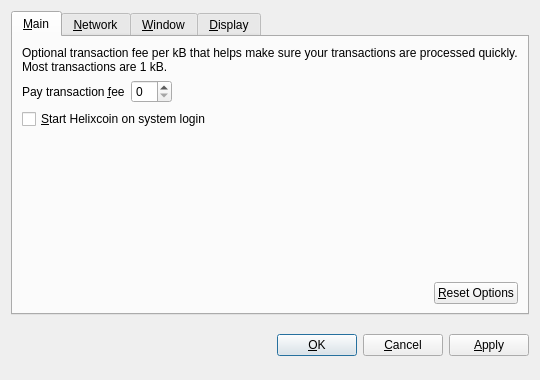
<?xml version="1.0" encoding="UTF-8"?>
<ui version="4.0">
 <class>OptionsDialog</class>
 <widget class="QDialog" name="OptionsDialog">
  <property name="geometry">
   <rect>
    <x>0</x>
    <y>0</y>
    <width>540</width>
    <height>380</height>
   </rect>
  </property>
  <property name="windowTitle">
   <string>Options</string>
  </property>
  <property name="modal">
   <bool>true</bool>
  </property>
  <layout class="QVBoxLayout" name="verticalLayout">
   <item>
    <widget class="QTabWidget" name="tabWidget">
     <property name="tabPosition">
      <enum>QTabWidget::North</enum>
     </property>
     <property name="currentIndex">
      <number>0</number>
     </property>
     <widget class="QWidget" name="tabMain">
      <attribute name="title">
       <string>&amp;Main</string>
      </attribute>
      <layout class="QVBoxLayout" name="verticalLayout_Main">
       <item>
        <widget class="QLabel" name="transactionFeeInfoLabel">
         <property name="text">
          <string>Optional transaction fee per kB that helps make sure your transactions are processed quickly. Most transactions are 1 kB.</string>
         </property>
         <property name="textFormat">
          <enum>Qt::PlainText</enum>
         </property>
         <property name="wordWrap">
          <bool>true</bool>
         </property>
        </widget>
       </item>
       <item>
        <layout class="QHBoxLayout" name="horizontalLayout_1_Main">
         <item>
          <widget class="QLabel" name="transactionFeeLabel">
           <property name="text">
            <string>Pay transaction &amp;fee</string>
           </property>
           <property name="textFormat">
            <enum>Qt::PlainText</enum>
           </property>
           <property name="buddy">
            <cstring>transactionFee</cstring>
           </property>
          </widget>
         </item>
         <item>
          <widget class="BitcoinAmountField" name="transactionFee"/>
         </item>
         <item>
          <spacer name="horizontalSpacer_1_Main">
           <property name="orientation">
            <enum>Qt::Horizontal</enum>
           </property>
           <property name="sizeHint" stdset="0">
            <size>
             <width>40</width>
             <height>20</height>
            </size>
           </property>
          </spacer>
         </item>
        </layout>
       </item>
       <item>
        <widget class="QCheckBox" name="bitcoinAtStartup">
         <property name="toolTip">
          <string>Automatically start Helixcoin after logging in to the system.</string>
         </property>
         <property name="text">
          <string>&amp;Start Helixcoin on system login</string>
         </property>
        </widget>
       </item>
       <item>
        <spacer name="verticalSpacer_Main">
         <property name="orientation">
          <enum>Qt::Vertical</enum>
         </property>
         <property name="sizeHint" stdset="0">
          <size>
           <width>20</width>
           <height>40</height>
          </size>
         </property>
        </spacer>
       </item>
       <item>
        <layout class="QHBoxLayout" name="horizontalLayout_2_Main">
         <item>
          <spacer name="horizontalSpacer_2_Main">
           <property name="orientation">
            <enum>Qt::Horizontal</enum>
           </property>
           <property name="sizeHint" stdset="0">
            <size>
             <width>40</width>
             <height>20</height>
            </size>
           </property>
          </spacer>
         </item>
         <item>
          <widget class="QPushButton" name="resetButton">
           <property name="toolTip">
            <string>Reset all client options to default.</string>
           </property>
           <property name="text">
            <string>&amp;Reset Options</string>
           </property>
           <property name="autoDefault">
            <bool>false</bool>
           </property>
          </widget>
         </item>
        </layout>
       </item>
      </layout>
     </widget>
     <widget class="QWidget" name="tabNetwork">
      <attribute name="title">
       <string>&amp;Network</string>
      </attribute>
      <layout class="QVBoxLayout" name="verticalLayout_Network">
       <item>
        <widget class="QCheckBox" name="mapPortUpnp">
         <property name="toolTip">
          <string>Automatically open the Helixcoin client port on the router. This only works when your router supports UPnP and it is enabled.</string>
         </property>
         <property name="text">
          <string>Map port using &amp;UPnP</string>
         </property>
        </widget>
       </item>
       <item>
        <widget class="QCheckBox" name="connectSocks">
         <property name="toolTip">
          <string>Connect to the Helixcoin network through a SOCKS proxy (e.g. when connecting through Tor).</string>
         </property>
         <property name="text">
          <string>&amp;Connect through SOCKS proxy:</string>
         </property>
        </widget>
       </item>
       <item>
        <layout class="QHBoxLayout" name="horizontalLayout_Network">
         <item>
          <widget class="QLabel" name="proxyIpLabel">
           <property name="text">
            <string>Proxy &amp;IP:</string>
           </property>
           <property name="textFormat">
            <enum>Qt::PlainText</enum>
           </property>
           <property name="buddy">
            <cstring>proxyIp</cstring>
           </property>
          </widget>
         </item>
         <item>
          <widget class="QValidatedLineEdit" name="proxyIp">
           <property name="maximumSize">
            <size>
             <width>140</width>
             <height>16777215</height>
            </size>
           </property>
           <property name="toolTip">
            <string>IP address of the proxy (e.g. 127.0.0.1)</string>
           </property>
          </widget>
         </item>
         <item>
          <widget class="QLabel" name="proxyPortLabel">
           <property name="text">
            <string>&amp;Port:</string>
           </property>
           <property name="textFormat">
            <enum>Qt::PlainText</enum>
           </property>
           <property name="buddy">
            <cstring>proxyPort</cstring>
           </property>
          </widget>
         </item>
         <item>
          <widget class="QLineEdit" name="proxyPort">
           <property name="maximumSize">
            <size>
             <width>55</width>
             <height>16777215</height>
            </size>
           </property>
           <property name="toolTip">
            <string>Port of the proxy (e.g. 9050)</string>
           </property>
          </widget>
         </item>
         <item>
          <widget class="QLabel" name="socksVersionLabel">
           <property name="text">
            <string>SOCKS &amp;Version:</string>
           </property>
           <property name="textFormat">
            <enum>Qt::PlainText</enum>
           </property>
           <property name="buddy">
            <cstring>socksVersion</cstring>
           </property>
          </widget>
         </item>
         <item>
          <widget class="QValueComboBox" name="socksVersion">
           <property name="toolTip">
            <string>SOCKS version of the proxy (e.g. 5)</string>
           </property>
          </widget>
         </item>
         <item>
          <spacer name="horizontalSpacer_Network">
           <property name="orientation">
            <enum>Qt::Horizontal</enum>
           </property>
           <property name="sizeHint" stdset="0">
            <size>
             <width>40</width>
             <height>20</height>
            </size>
           </property>
          </spacer>
         </item>
        </layout>
       </item>
       <item>
        <spacer name="verticalSpacer_Network">
         <property name="orientation">
          <enum>Qt::Vertical</enum>
         </property>
         <property name="sizeHint" stdset="0">
          <size>
           <width>20</width>
           <height>40</height>
          </size>
         </property>
        </spacer>
       </item>
      </layout>
     </widget>
     <widget class="QWidget" name="tabWindow">
      <attribute name="title">
       <string>&amp;Window</string>
      </attribute>
      <layout class="QVBoxLayout" name="verticalLayout_Window">
       <item>
        <widget class="QCheckBox" name="minimizeToTray">
         <property name="toolTip">
          <string>Show only a tray icon after minimizing the window.</string>
         </property>
         <property name="text">
          <string>&amp;Minimize to the tray instead of the taskbar</string>
         </property>
        </widget>
       </item>
       <item>
        <widget class="QCheckBox" name="minimizeOnClose">
         <property name="toolTip">
          <string>Minimize instead of exit the application when the window is closed. When this option is enabled, the application will be closed only after selecting Quit in the menu.</string>
         </property>
         <property name="text">
          <string>M&amp;inimize on close</string>
         </property>
        </widget>
       </item>
       <item>
        <spacer name="verticalSpacer_Window">
         <property name="orientation">
          <enum>Qt::Vertical</enum>
         </property>
         <property name="sizeHint" stdset="0">
          <size>
           <width>20</width>
           <height>40</height>
          </size>
         </property>
        </spacer>
       </item>
      </layout>
     </widget>
     <widget class="QWidget" name="tabDisplay">
      <attribute name="title">
       <string>&amp;Display</string>
      </attribute>
      <layout class="QVBoxLayout" name="verticalLayout_Display">
       <item>
        <layout class="QHBoxLayout" name="horizontalLayout_1_Display">
         <item>
          <widget class="QLabel" name="langLabel">
           <property name="text">
            <string>User Interface &amp;language:</string>
           </property>
           <property name="textFormat">
            <enum>Qt::PlainText</enum>
           </property>
           <property name="buddy">
            <cstring>lang</cstring>
           </property>
          </widget>
         </item>
         <item>
          <widget class="QValueComboBox" name="lang">
           <property name="toolTip">
            <string>The user interface language can be set here. This setting will take effect after restarting Helixcoin.</string>
           </property>
          </widget>
         </item>
        </layout>
       </item>
       <item>
        <layout class="QHBoxLayout" name="horizontalLayout_2_Display">
         <item>
          <widget class="QLabel" name="unitLabel">
           <property name="text">
            <string>&amp;Unit to show amounts in:</string>
           </property>
           <property name="textFormat">
            <enum>Qt::PlainText</enum>
           </property>
           <property name="buddy">
            <cstring>unit</cstring>
           </property>
          </widget>
         </item>
         <item>
          <widget class="QValueComboBox" name="unit">
           <property name="toolTip">
            <string>Choose the default subdivision unit to show in the interface and when sending coins.</string>
           </property>
          </widget>
         </item>
        </layout>
       </item>
       <item>
        <widget class="QCheckBox" name="displayAddresses">
         <property name="toolTip">
          <string>Whether to show Helixcoin addresses in the transaction list or not.</string>
         </property>
         <property name="text">
          <string>&amp;Display addresses in transaction list</string>
         </property>
        </widget>
       </item>
       <item>
        <spacer name="verticalSpacer_Display">
         <property name="orientation">
          <enum>Qt::Vertical</enum>
         </property>
         <property name="sizeHint" stdset="0">
          <size>
           <width>20</width>
           <height>40</height>
          </size>
         </property>
        </spacer>
       </item>
      </layout>
     </widget>
    </widget>
   </item>
   <item>
    <layout class="QHBoxLayout" name="horizontalLayout_Buttons">
     <item>
      <spacer name="horizontalSpacer_1">
       <property name="orientation">
        <enum>Qt::Horizontal</enum>
       </property>
       <property name="sizeHint" stdset="0">
        <size>
         <width>40</width>
         <height>48</height>
        </size>
       </property>
      </spacer>
     </item>
     <item>
      <widget class="QLabel" name="statusLabel">
       <property name="font">
        <font>
         <weight>75</weight>
         <bold>true</bold>
        </font>
       </property>
       <property name="text">
        <string/>
       </property>
       <property name="textFormat">
        <enum>Qt::PlainText</enum>
       </property>
       <property name="wordWrap">
        <bool>true</bool>
       </property>
      </widget>
     </item>
     <item>
      <spacer name="horizontalSpacer_2">
       <property name="orientation">
        <enum>Qt::Horizontal</enum>
       </property>
       <property name="sizeHint" stdset="0">
        <size>
         <width>40</width>
         <height>48</height>
        </size>
       </property>
      </spacer>
     </item>
     <item>
      <widget class="QPushButton" name="okButton">
       <property name="text">
        <string>&amp;OK</string>
       </property>
      </widget>
     </item>
     <item>
      <widget class="QPushButton" name="cancelButton">
       <property name="text">
        <string>&amp;Cancel</string>
       </property>
       <property name="autoDefault">
        <bool>false</bool>
       </property>
      </widget>
     </item>
     <item>
      <widget class="QPushButton" name="applyButton">
       <property name="text">
        <string>&amp;Apply</string>
       </property>
       <property name="autoDefault">
        <bool>false</bool>
       </property>
      </widget>
     </item>
    </layout>
   </item>
  </layout>
 </widget>
 <customwidgets>
  <customwidget>
   <class>BitcoinAmountField</class>
   <extends>QSpinBox</extends>
   <header>bitcoinamountfield.h</header>
  </customwidget>
  <customwidget>
   <class>QValueComboBox</class>
   <extends>QComboBox</extends>
   <header>qvaluecombobox.h</header>
  </customwidget>
  <customwidget>
   <class>QValidatedLineEdit</class>
   <extends>QLineEdit</extends>
   <header>qvalidatedlineedit.h</header>
  </customwidget>
 </customwidgets>
 <resources/>
 <connections/>
</ui>
